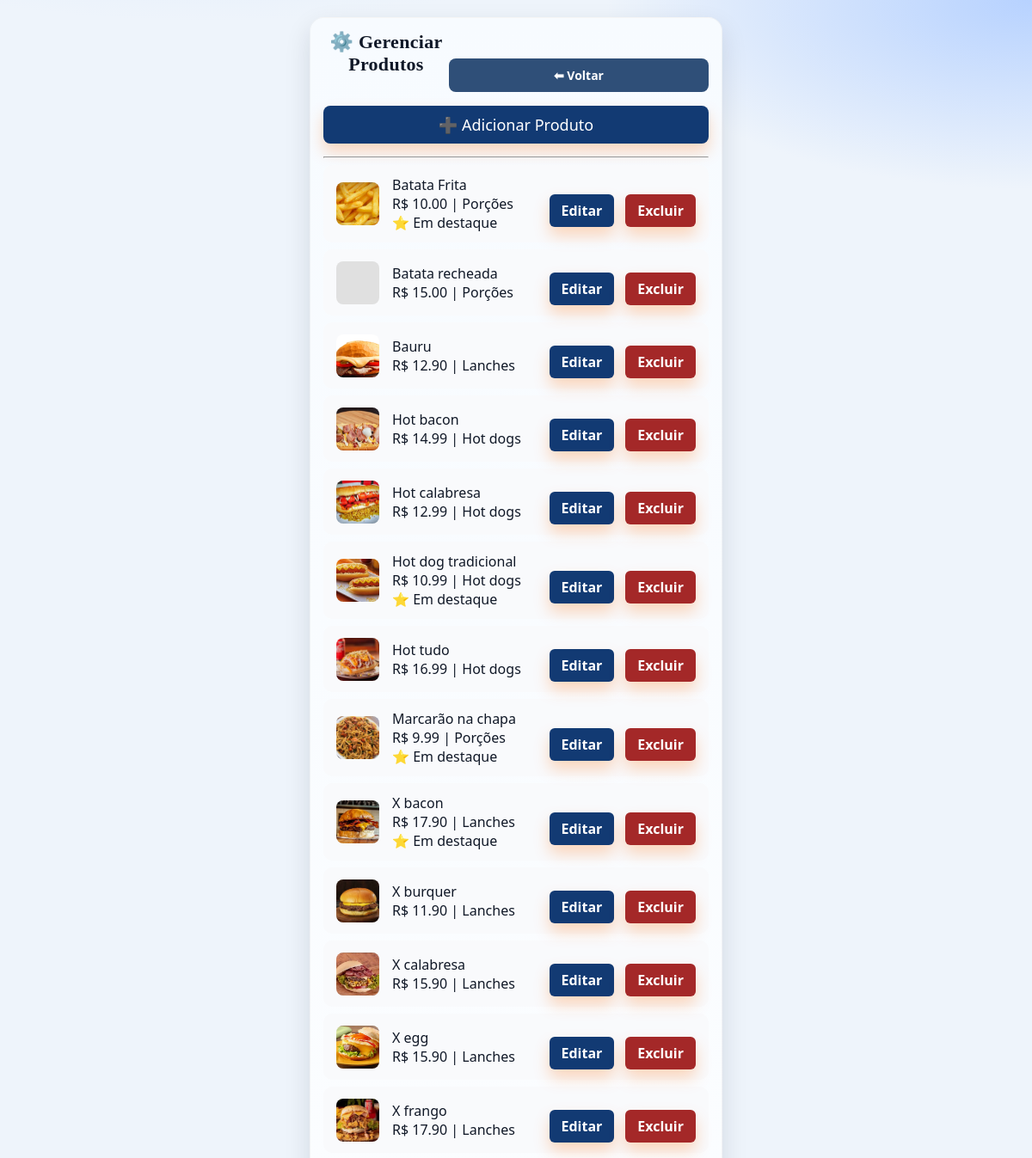
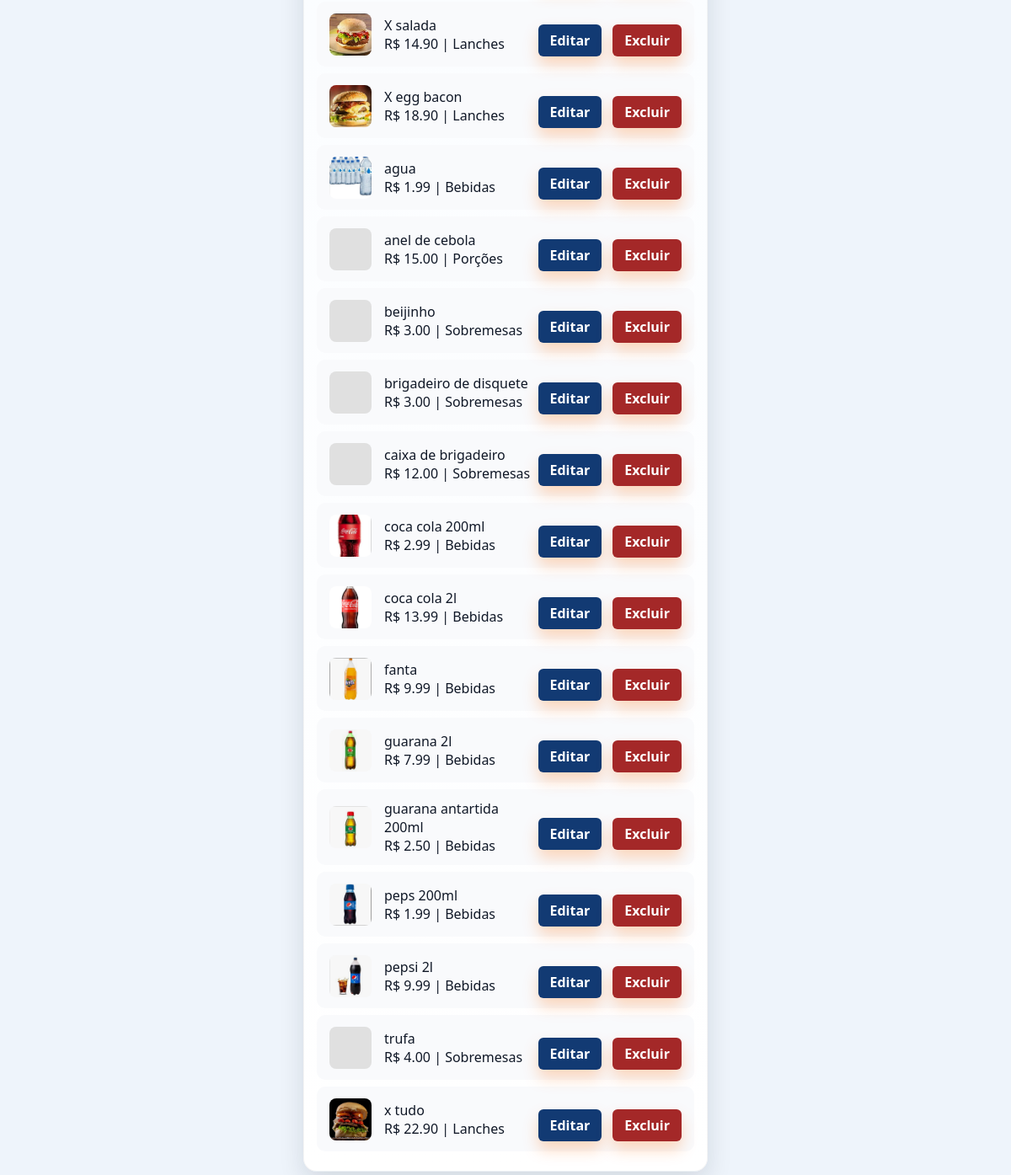
Screenshot of /gerenciar_produtos (signed in) with the database file from the repository (2 pictures, top to bottom).
### tables this page shows
CREATE TABLE produtos (
        id INTEGER PRIMARY KEY AUTOINCREMENT,
        nome TEXT,
        preco REAL,
        categoria_id INTEGER,
        imagem TEXT
    , destaque INTEGER DEFAULT 0);

CREATE TABLE categorias (
        id INTEGER PRIMARY KEY AUTOINCREMENT,
        nome TEXT
    , imagem TEXT);

### lanchonete/app.py (the view)
@app.route("/gerenciar_produtos")
@gerente_required_decorator
def gerenciar_produtos():
    con = get_db_connection()
    cur = con.cursor()
    cur.execute("""
        SELECT p.id, p.nome, p.preco, p.imagem, p.destaque, c.nome AS categoria
        FROM produtos p
        JOIN categorias c ON p.categoria_id = c.id
        ORDER BY p.nome
    """)
    produtos = cur.fetchall()
    return render_template("gerenciar_produtos.html", produtos=produtos)

### lanchonete/app.py (called while the page is built)
@app.teardown_appcontext
def teardown_db_connection(exception):
    close_connection(exception)

@app.before_request
def ensure_db_inicializado():
    global db_inicializado
    if not db_inicializado:
        inicializar_sistema()
        db_inicializado = True

def gerente_required_decorator(f):
    @wraps(f)
    def decorated_function(*args, **kwargs):
        if not session.get("logado"):
            return redirect(url_for("login"))
        if session.get("tipo") != "gerente":
            return redirect(url_for("index")) # Redireciona para a página inicial se não for gerente
        return f(*args, **kwargs)
    return decorated_function

### lanchonete/database.py (called while the page is built)
def get_db_connection():
    if 'db' not in g:
        g.db = sqlite3.connect(DB_PATH, timeout=10)
        g.db.row_factory = sqlite3.Row
    return g.db

def close_connection(exception):
    db = getattr(g, 'db', None)
    if db is not None:
        db.close()

### lanchonete/templates/gerenciar_produtos.html (shortened to what this page needs)
<!DOCTYPE html>
<html lang="pt-br">
<head>
    <link rel="stylesheet" href="{{ url_for('static', filename='style.css') }}">
</head>
<body>
<div class="container">
    <div class="topo">
        <h2>⚙️ Gerenciar Produtos</h2>
        <a href="/" class="btn-voltar">⬅ Voltar</a>
    </div>
    <a href="{{ url_for('adicionar_produto') }}" class="btn adicionar">
        ➕ Adicionar Produto
    </a>
    <hr>
    <div class="lista-gerenciamento">
        {% if produtos %}
            {% for produto in produtos %}
            <div class="item">
                <div class="info-produto">
                    {% if produto.imagem %}
                        <img src="{{ url_for('static', filename='uploads/' + produto.imagem) }}" alt="{{ produto.nome }}" class="imagem-lista">
                    {% else %}
                        <div class="imagem-placeholder"></div>
                    {% endif %}
                    <div class="detalhes-produto">
                        <span class="nome">{{ produto.nome }}</span>
                        <span class="detalhe">
                            R$ {{ "%.2f"|format(produto.preco) }} | {{ produto.categoria }}
                        </span>
                        {% if produto.destaque %}
                            <span class="detalhe">⭐ Em destaque</span>
                        {% endif %}
                    </div>
                </div>
                <div class="acoes">
                    <a href="{{ url_for('editar_produto', id=produto.id) }}" class="btn pequeno">Editar</a>
                    <a href="{{ url_for('excluir_produto', id=produto.id) }}" class="btn pequeno fechar" onclick="return confirm('Tem certeza que deseja excluir este produto?')">Excluir</a>
                </div>
            </div>
            {% endfor %}
        {% else %}
            <p>Nenhum produto cadastrado.</p>
        {% endif %}
    </div>
</div>
</body>
</html>

### rows the page displays
produtos: imagem (picture), nome "Batata Frita", preco "10.00", categoria "Porções", destaque "⭐ Em destaque"
produtos: nome "Batata recheada", preco "15.00", categoria "Porções"
produtos: imagem (picture), nome "Bauru", preco "12.90", categoria "Lanches"
produtos: imagem (picture), nome "Hot bacon", preco "14.99", categoria "Hot dogs"
produtos: imagem (picture), nome "Hot calabresa", preco "12.99", categoria "Hot dogs"
produtos: imagem (picture), nome "Hot dog tradicional", preco "10.99", categoria "Hot dogs", destaque "⭐ Em destaque"
produtos: imagem (picture), nome "Hot tudo", preco "16.99", categoria "Hot dogs"
produtos: imagem (picture), nome "Marcarão na chapa", preco "9.99", categoria "Porções", destaque "⭐ Em destaque"
produtos: imagem (picture), nome "X bacon", preco "17.90", categoria "Lanches", destaque "⭐ Em destaque"
produtos: imagem (picture), nome "X burquer", preco "11.90", categoria "Lanches"
produtos: imagem (picture), nome "X calabresa", preco "15.90", categoria "Lanches"
produtos: imagem (picture), nome "X egg", preco "15.90", categoria "Lanches"
produtos: imagem (picture), nome "X frango", preco "17.90", categoria "Lanches"
produtos: imagem (picture), nome "X salada", preco "14.90", categoria "Lanches"
produtos: imagem (picture), nome "X egg bacon", preco "18.90", categoria "Lanches"
produtos: imagem (picture), nome "agua", preco "1.99", categoria "Bebidas"
produtos: nome "anel de cebola", preco "15.00", categoria "Porções"
produtos: nome "beijinho", preco "3.00", categoria "Sobremesas"
produtos: nome "brigadeiro de disquete", preco "3.00", categoria "Sobremesas"
produtos: nome "caixa de brigadeiro", preco "12.00", categoria "Sobremesas"
produtos: imagem (picture), nome "coca cola 200ml", preco "2.99", categoria "Bebidas"
produtos: imagem (picture), nome "coca cola 2l", preco "13.99", categoria "Bebidas"
produtos: imagem (picture), nome "fanta", preco "9.99", categoria "Bebidas"
produtos: imagem (picture), nome "guarana 2l", preco "7.99", categoria "Bebidas"
produtos: imagem (picture), nome "guarana antartida 200ml", preco "2.50", categoria "Bebidas"
produtos: imagem (picture), nome "peps 200ml", preco "1.99", categoria "Bebidas"
produtos: imagem (picture), nome "pepsi 2l", preco "9.99", categoria "Bebidas"
produtos: nome "trufa", preco "4.00", categoria "Sobremesas"
produtos: imagem (picture), nome "x tudo", preco "22.90", categoria "Lanches"
